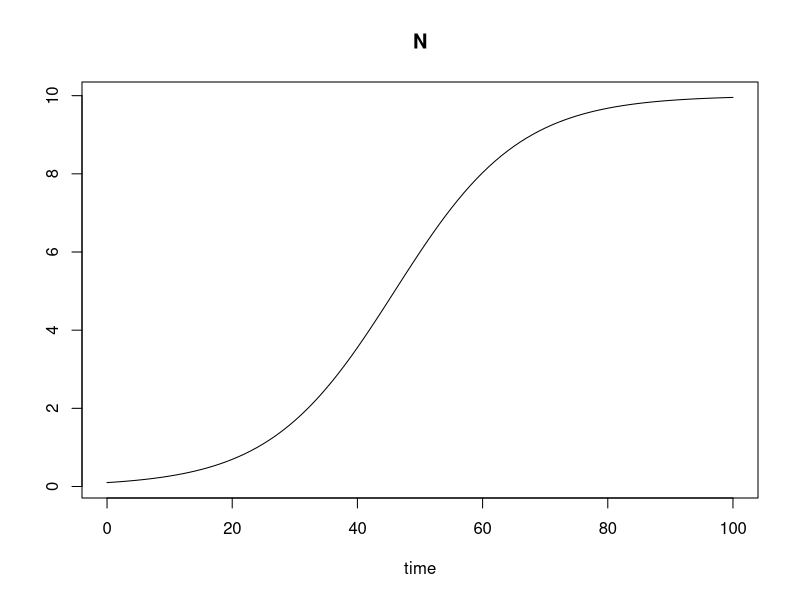

Write the R code that produced this figure.
## ---- chunk 1
#rsconnect::setAccountInfo(name='jaytlennon', token='F8514597B861B8FD199A346586E3EF58', secret='owstvIzgllZN3hxqTIXzXKOEwB7Mr0ayiPcOus6R')
#library(rsconnect)
#rsconnect::deployApp('/Users/lennonj/Desktop/shiny.jay/LotkaVolterraCompPrey')

library(deSolve)


model.exp <- function(time, y, parms) {
  with(as.list(c(y, parms)),{
    dN <- r *N
    list(dN)
  })
}

# y <- c(N = 0.1)
# parms <- c(r = 0.1)
# times <- seq(0, 100, 1)
# 
# out <- ode(y, times, model.exp, parms)
# 
# plot(out)


model.log <-function(time, y, parms) {
  with(as.list(c(y,parms)),{
    dN <- r * N * (1 - N / K)
    list(dN)
  })
}

y <- c(N = 0.1)
parms <- c(r = 0.1, K = 10)
times <- seq(0, 100, 1)

out <- ode(y, times, model.log, parms)

plot(out)
